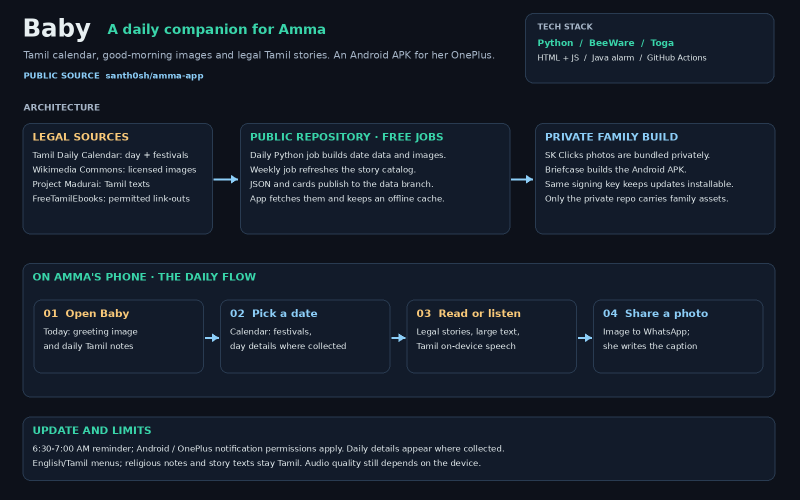
#> input picture project-reference.png, 1600 x 1000 px (shown at 1/2 size)
$ python -i card.py   (imports and definitions only)
#> lines starting #> are read from the running program, lines starting #| are printed output that depends on the picture
#> further down, picture is the input picture: PIL image 1600x1000 RGB; mean R, G, B 21.9, 30.4, 42.5
import pathlib
"""Renders the good-morning card: image + Tamil text on the image.

Tamil needs the raqm layout engine; without it letters like பி, து, கு break.
"""
from PIL import Image, ImageDraw, ImageFilter, ImageFont, features

from common import ROOT

W, H = 1080, 1350
# [1 line that did not run here, left out]
# [1 line that did not run here, left out]
# [3 lines that did not run here, left out]
WEEKDAY_TA = ["திங்கட்கிழமை", "செவ்வாய்க்கிழமை", "புதன்கிழமை", "வியாழக்கிழமை",
              "வெள்ளிக்கிழமை", "சனிக்கிழமை", "ஞாயிற்றுக்கிழமை"]


def _font(path, size):
    if not features.check("raqm"):
        raise RuntimeError("Pillow built without raqm - Tamil would render wrongly")
    return ImageFont.truetype(path, size, layout_engine=ImageFont.Layout.RAQM)


def _cover(img, w, h):
#> called with w = 1080, h = 1350
    s = max(w / img.width, h / img.height)
#> s = 1.35
    img = img.resize((int(img.width * s + 0.5), int(img.height * s + 0.5)), Image.LANCZOS)
    x = (img.width - w) // 2
#> x = 540
    y = max(0, (img.height - h) // 3)  # keep faces/heads, which sit high in most art
#> y = 0
    return img.crop((x, y, x + w, y + h))
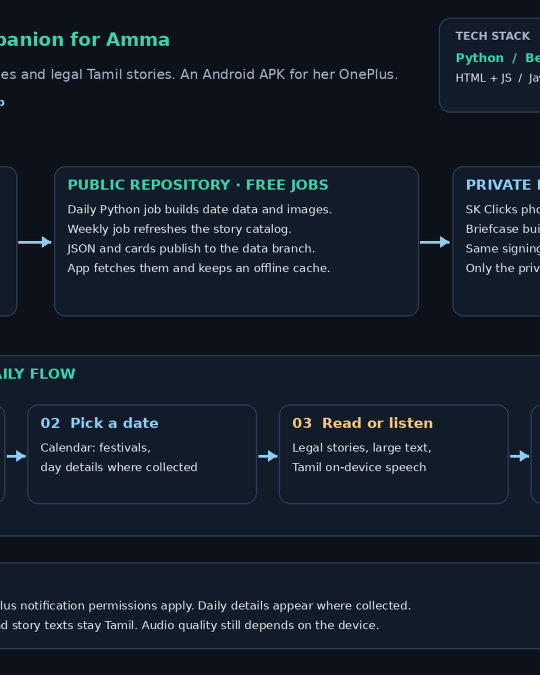
#> returned value: PIL image 1080x1350 RGB (shown at 1/2 size); mean R, G, B 21.5, 29.9, 42.2


def _fit(draw, text, path, size, max_w):
    while size > 30:
        f = _font(path, size)
        if draw.textlength(text, font=f) <= max_w:
            return f
        size -= 4
    return _font(path, size)


def _shadow_text(base, xy, text, font, fill, anchor="ms"):
    shadow = Image.new("RGBA", base.size, (0, 0, 0, 0))
    ImageDraw.Draw(shadow).text(xy, text, font=font, fill=(0, 0, 0, 200), anchor=anchor)
    shadow = shadow.filter(ImageFilter.GaussianBlur(6))
    base.alpha_composite(shadow)
    ImageDraw.Draw(base).text(xy, text, font=font, fill=fill, anchor=anchor)


def render(photo, greeting="காலை வணக்கம்", day_line="", special_line="", credit="", size=(W, H)):
    w, h = size
    img = _cover(photo, w, h).convert("RGBA")
#> img: PIL image 1080x1350 RGBA
    # soft dark band at the bottom so white text is always readable
    band = Image.new("L", (1, h), 0)
    for y in range(h):
        t = max(0.0, (y - h * 0.52) / (h * 0.48))
        band.putpixel((0, y), int(215 * min(1.0, t) ** 1.2))
    dark = Image.new("RGBA", (w, h), (20, 10, 0, 255))
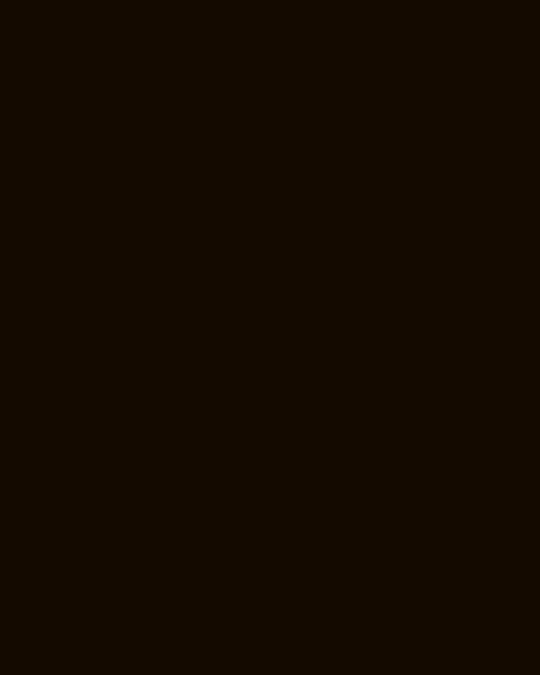
#> dark: PIL image 1080x1350 RGBA (shown at 1/2 size); mean R, G, B, A 20, 10, 0, 255
    dark.putalpha(band.resize((w, h)))
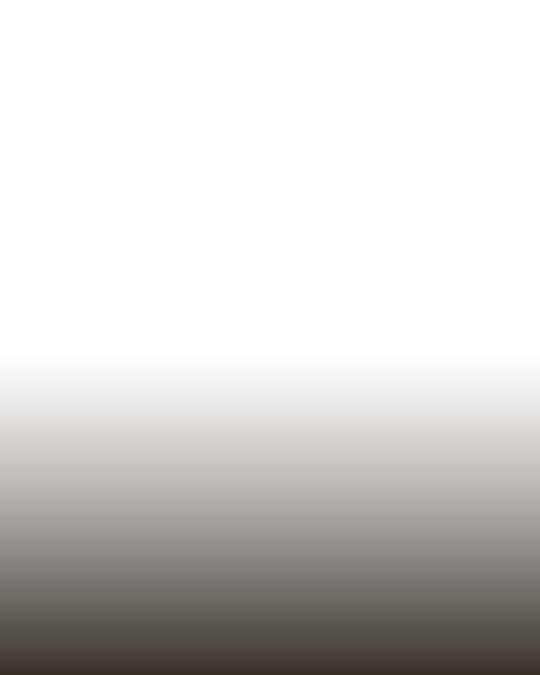
#> dark: PIL image 1080x1350 RGBA (shown at 1/2 size); mean R, G, B, A 20, 10, 0, 46.6; transparent parts drawn white
    img.alpha_composite(dark)
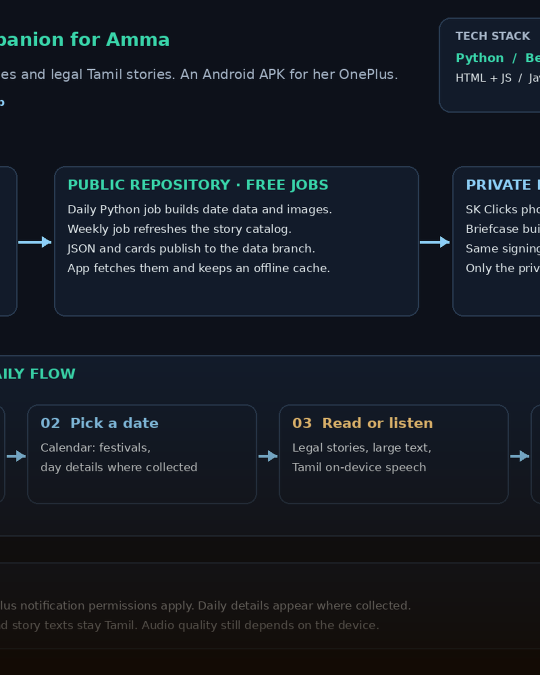
#> img: PIL image 1080x1350 RGBA (shown at 1/2 size); mean R, G, B, A 21.1, 26.3, 34.3, 255
    d = ImageDraw.Draw(img)
    y = h - 90
    if credit:
        f = ImageFont.truetype(FONT_LATIN, 20)
        d.text((w - 24, h - 20), credit[:110], font=f, fill=(255, 255, 255, 150), anchor="rs")
    if special_line:
        f = _fit(d, special_line, FONT_B, 58, w - 100)
        _shadow_text(img, (w // 2, y), special_line, f, (255, 214, 102, 255))
        y -= 86
    if day_line:
        f = _fit(d, day_line, FONT_R, 50, w - 100)
        _shadow_text(img, (w // 2, y), day_line, f, (255, 255, 255, 255))
        y -= 96
#> (the run stopped early here; a loop or call above may not have finished)
